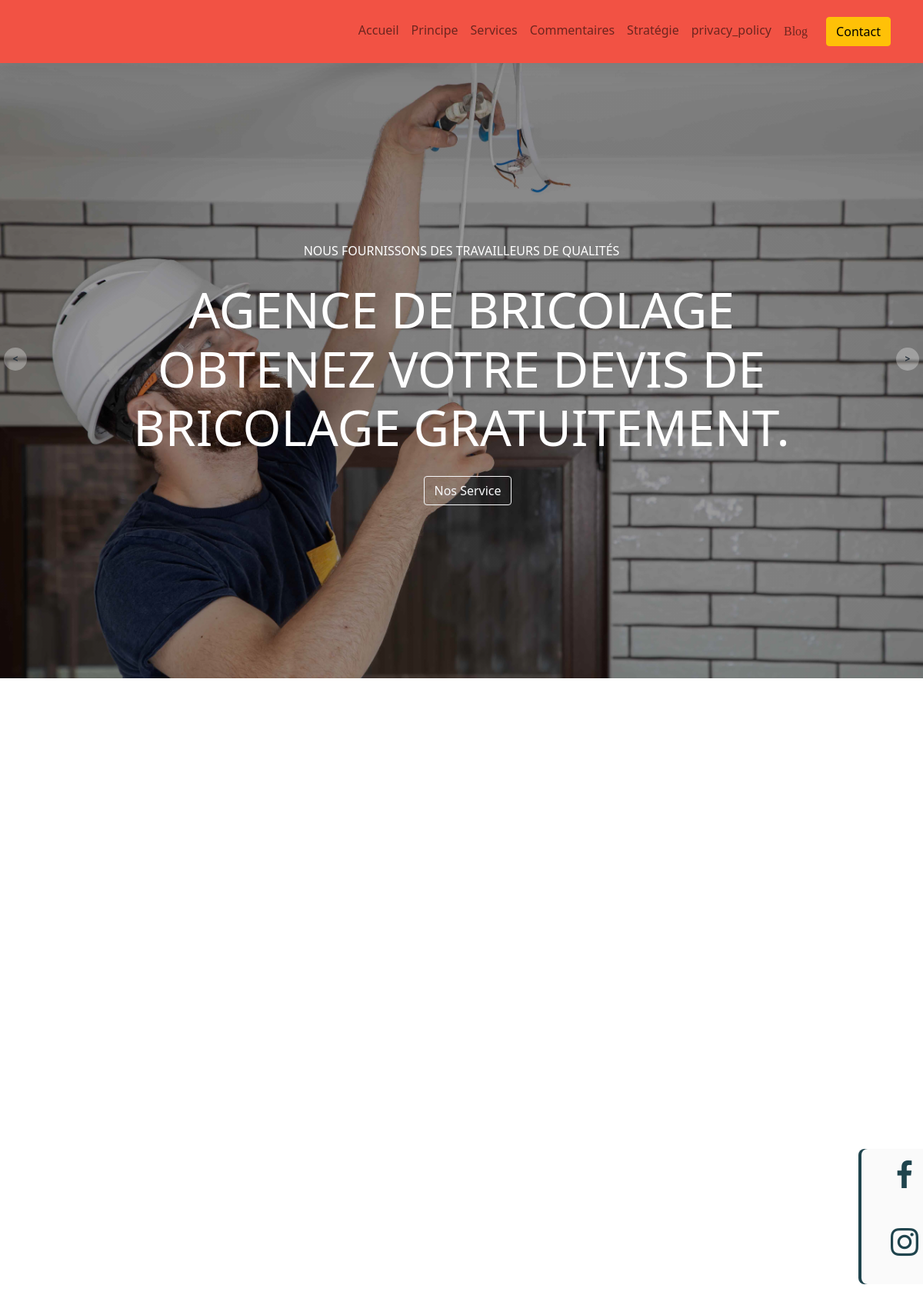
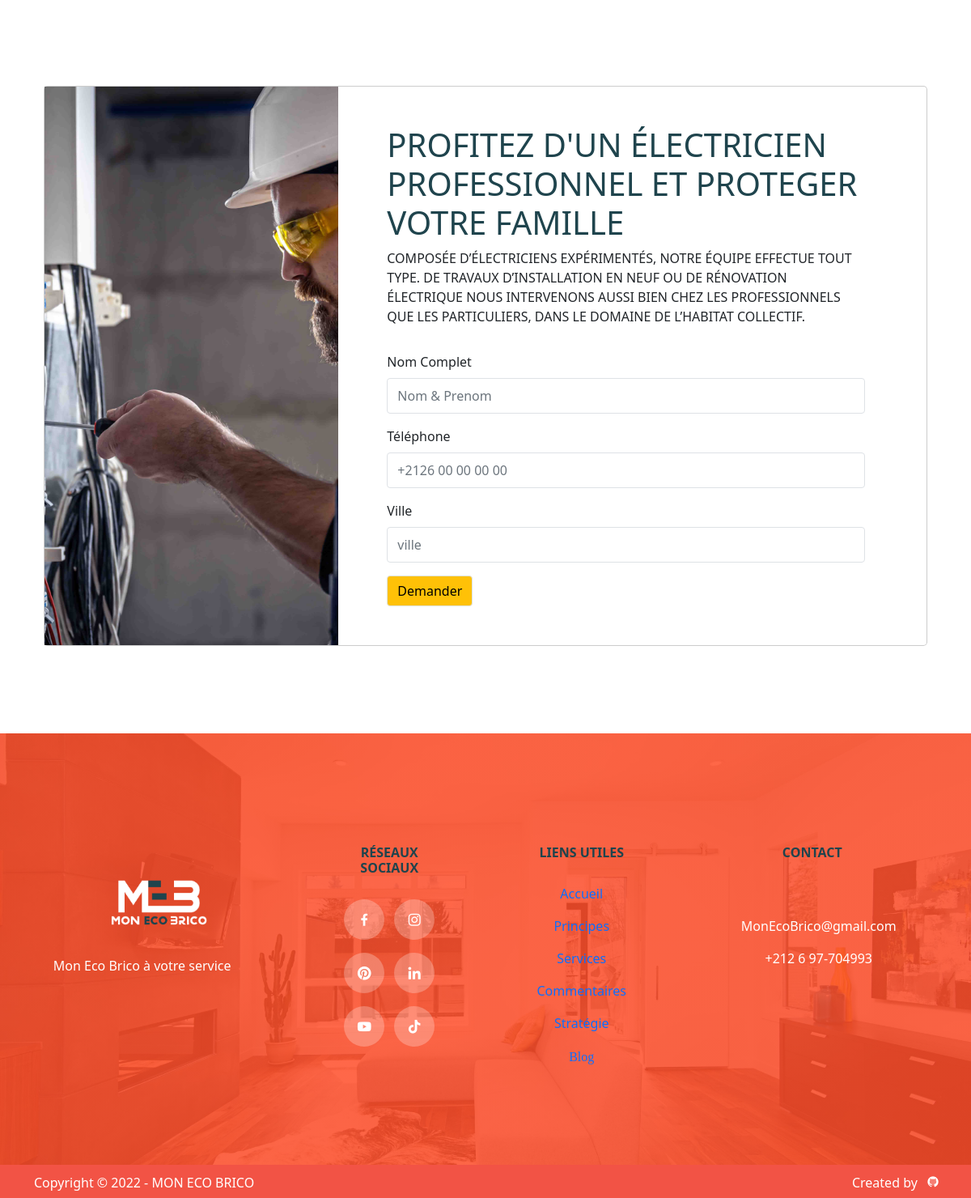
Screenshot of /service/Electricien/ with the database file from the repository (2 pictures, top to bottom).
### App/models.py (models this page shows, shortened)
class Metiers(models.Model):
    metiers_id = models.IntegerField()
    metiers_name = models.CharField(max_length=255)
    slug = models.SlugField(max_length=255, unique=True, null=True)
    metiers_description = models.TextField()
    metiers_image = models.ImageField(upload_to='images/%y/%m/%d',
                                      verbose_name='images', default="images/22/11/24/images.png")
    metiers_image2 = models.ImageField(upload_to='images2/%y/%m/%d',
                                       verbose_name='images2', default="images2/22/11/24/images2.png")
    Created = models.DateTimeField(default=datetime.now)
    metiers_detaille = models.TextField()

### App/views.py (the view, shortened to what this page needs)
# urls.py: path('service/<slug:slug>/', views.ServiceDetail, name="service"),
def ServiceDetail(request, slug):
    metier = Metiers.objects.get(slug=slug)
    args = {'metier': metier}
    return render(request, 'MonEcoBrico/service.html', args)

### templates/MonEcoBrico/service.html (shortened to what this page needs)
{% extends 'base.html' %}
{% load static %}
{% block content %}
<div class="container">
  <section id="about">
    <div class="container">
    <div  tabindex="-1" aria-labelledby="exampleModalLabel" aria-hidden="false">
    <div class="modal-dialog modal-dialog-centered modal-xl">
        <div class="modal-content">
            <div class="modal-body p-0">
                <div class="container-fluid">
                    <div class="row gy-4">
                        <div class="col-lg-4 col-sm-12 bg-cover"style="background-image: url('{{metier.metiers_image.url}}'); min-height:300px;">
                        </div>
                        <div class="col-lg-8">
                            <form  action="" method="POST" class="p-lg-5 col-12 row g-3">
                                <div>
                                <h1>{{metier.metiers_description}}</h1>
                                <p>{{metier.metiers_detaille}}</p>
                                </div>
                                <div class="col-lg-12">
                                    <label for="userName" class="form-label">Nom Complet</label>
                                    <input type="text" name="nom" class="form-control border" placeholder="Nom & Prenom" id="userName"
                                        aria-describedby="emailHelp">
                                </div>
                                <div class="col-12">
                                    <label for="Téléphone" class="form-label">Téléphone</label>
                                    <input type="text" name="tele" class="form-control border" placeholder="+2126 00 00 00 00" id="Téléphone" >
                                </div>
                                <div class="col-12">
                                    <label for="ville" class="form-label">Ville</label>
                                    <input type="text" name="ville" class="form-control border" placeholder="ville" id="ville" >
                                </div>
                                <div class="col-12">
                                    <button type="submit" class="btn btn-warning border">Demander</button>
                                </div>
                            </form>
                        </div>
                    </div>
                </div>
            </div>
        </div>
    </div>
  </div>
  </div>
  </section>
</div>
{% endblock content %}

### templates/base.html (shortened to what this page needs)
{% load static %}
<!DOCTYPE html>
<html lang="en">
<head>
    <link rel="stylesheet" href="https://cdnjs.cloudflare.com/ajax/libs/OwlCarousel2/2.3.4/assets/owl.carousel.min.css">
    <link href='https://unpkg.com/boxicons@2.1.1/css/boxicons.min.css' rel='stylesheet'>
    <link href="{% static 'css/style.css' %}" rel="stylesheet">
    <link href="{% static 'css/bootstrap.min.css' %}" rel="stylesheet">
    <link href="{% static 'css/owl.carousel.min.css' %}" rel="stylesheet">
    <link href="{% static 'css/owl.theme.default.min.css' %}" rel="stylesheet">
</head>
<body>
  {% include 'parts/navbar.html' %}
    {% block content %}
    {% endblock  %}
  {% include 'parts/footer.html' %}
</body>
</html>

### templates/parts/navbar.html (shortened to what this page needs)
{% load static %}
<aside class="_social-links">
	<ul class="_links-list">
		<li class="_social-link"><a href="https://www.facebook.com/monecobrico" target="_blank"><i class='bx bxl-facebook'></i></a></li>
		<li class="_social-link"><a href="https://instagram.com/decoration._.2022?igshid=YmMyMTA2M2Y=" target="_blank"><i class='bx bxl-instagram'></i></a></li>
	</ul>
</aside>
    <nav style="background-color:#F25244;height:82px;" class="navbar navbar-expand-lg navbar-light sticky-top">
        <div class="container">
            <a href="index.php" style="margin-right: 0px;">
            <video  width="130px" style="position: sticky;" autoplay loop muted>
                <source src="{% static 'img/LogoV.mp4' %}" type="video/mp4">
            </video>
            </a>
            <div class="collapse navbar-collapse" id="navbarNav">
                <ul class="navbar-nav ms-auto">
                    <li class="nav-item">
                        <a class="nav-link" href="{% url 'index' %}">Accueil</a>
                    </li>
                    <li class="nav-item">
                        <a class="nav-link" href="{% url 'index' %}">Principe</a>
                    </li>
                    <li class="nav-item">
                        <a class="nav-link" href="#services">Services</a>
                    </li>
                    <li class="nav-item">
                        <a class="nav-link" href="#reviews">Commentaires</a>
                    </li>
                    <li class="nav-item">
                        <a class="nav-link" href="#milestone2">Stratégie</a>
                    </li>
                    <li class="nav-item">
                        <a class="nav-link" href="privacy_policy.html">privacy_policy</a>
                    </li>
                    <li class="nav-item">
                        <a style="font-family: 'Mansalva', cursive;font-weight: lighter;line-height: 1.7;" class="nav-link" id="FontBlog" href="#blog">Blog</a>
                    </li>
                </ul>
                <a href="{% url 'contact' %}" class="btn btn-warning ms-lg-3">Contact</a>
            </div>
        </div>
    </nav>
    <div class="owl-carousel owl-theme hero-slider" id="home" >
        <div class="slide slide1">
            <div class="container">
                <div class="row">
                    <div class="col-12 text-center text-white">
                        <h6 class="text-white text-uppercase" > Nous fournissons des travailleurs de qualités </h6>
                        <h1 class="display-3 my-4">Agence de bricolage<br />Obtenez votre devis de bricolage gratuitement.</h1>
                        <a  href="#services" class="btn btn-outline-light ms-3">Nos Service</a>
                    </div>
                </div>
            </div>
        </div>
    </div>
    <div id="principe" class="text-center mt-4">
            <video width="100%"  autoplay loop muted>
                <source src="{% static 'img/vediobanner.mp4' %}" type="video/mp4">
            </video>
    </div>
    <div id="particles-js"> </div>

### templates/parts/footer.html (shortened to what this page needs)
{% load static %}
<footer class="text-center text-lg-start bg-white text-muted">
    <section>
      <div class="container text-center text-md-start mt-5">
        <div class="row mt-3">
          <div class="col-md-3 col-lg-4 col-xl-3 mx-auto mb-4">
            <a href="#home"><img src="{% static 'img/logo.png' %}" alt=""></a>
            <p>
              Mon Eco Brico à votre service
            </p>
          </div>
          <div class="col-md-2 col-lg-2 col-xl-2 mx-auto mb-4">
            <h6 class="text-uppercase fw-bold mb-4 text-center">
            Réseaux sociaux
            </h6>
            <div class="social-icons text-center mb-3">
              <a href="https://www.facebook.com/monecobrico"><i class='bx bxl-facebook'></i></a>
              <a href="https://instagram.com/decoration._.2022?igshid=YmMyMTA2M2Y="><i class='bx bxl-instagram'></i></a>
            </div>
            <div class="social-icons text-center mb-3">
              <a href="https://www.pinterest.com/monecobrico/"><i class='bx bxl-pinterest'></i></a>
              <a href="https://www.linkedin.com/in/mon-eco-brico-a5a805254/"><i class='bx bxl-linkedin'></i></a>
            </div>
            <div class="social-icons text-center mb-3">
              <a href="https://www.youtube.com/channel/UCSB7JUUlvWfWlL7ID2kgTMQ/featured"><i class='bx bxl-youtube'></i></a>
              <a href="https://www.tiktok.com/@monecobrico?lang=fr"><i class='bx bxl-tiktok'></i></a>
            </div>
          </div>
          <div class="col-md-3 col-lg-2 col-xl-2 mx-auto mb-4 text-center">
            <h6 class="text-uppercase fw-bold mb-4">
            LIENS UTILES
            </h6>
            <p>
              <a href="{% url 'index' %}" class="text-decoration-none">Accueil</a>
            </p>
            <p>
              <a class="text-decoration-none" href="#principes">Principes</a>
            </p>
            <p>
              <a class="text-decoration-none" href="#services">Services</a>
            </p>
            <p>
              <a class="text-decoration-none" href="#reviews">Commentaires</a>
            </p>
            <p>
              <a class="text-decoration-none" href="#milestone2">Stratégie</a>
            </p>
            <p>
              <a style="font-family: 'Mansalva', cursive;font-weight: lighter;line-height: 1.7;" class="text-decoration-none" id="FontBlog" href="#blog">Blog</a>
            </p>
          </div>
          <div class="col-md-4 col-lg-3 col-xl-3 mx-auto mb-md-0 mb-4 text-center">
              <h6 class="text-uppercase fw-bold mb-4">Contact</h6>
              <p>   </p>
              <p>MonEcoBrico@gmail.com</p>
              <p>  +212 6 97-704993</p>
          </div>
      </div>
    </section>
  </footer>
  <div class="buttom-nav">
          <div class="container">
              <div class="row justify-content-between">
                  <div class="col-auto">
                      <p style="font-weight: lighter;">  Copyright © 2022  - MON ECO BRICO </p>
                  </div>
                  <div class="col-auto social-icons">
                  <div class="col-auto social-icons text-center">
                      <p style="font-weight: lighter;">Created by</p>
                      <a href="https://github.com/Akarid-abde"><i class='bx bxl-github'></i></a>
                  </div>
                  </div>
              </div>
          </div>
  </div>

### MonEcoBrico/static/css/style.css (style rules this page uses)
:root { --brand: #f25345; --dark: #1F444D; --body: #000; --border: rgba(0,0,0,0.08); --shadow: 0px 6px 30px rgba(0, 0, 0, 0.08); }
body { font-family: 'Montserrat', sans-serif; color: var(--body); font-weight: bold; line-height: 1.7; }
h1,h2,h3,h4,h5,h6, .display-1,.display-2,.display-3,.display-4 { font-weight: 700; color: var(--dark); }
.bg-cover { background-size: cover; background-position: center; background-repeat: no-repeat; }
img { width: 100%; }
a { color: white; transition: all 0.4s ease; font-weight: 500; }
section { padding-top: 80px; padding-bottom: 80px; }
.slide { min-height: 100vh; display: flex; align-items: center; justify-content: center; position: relative; }
.slide1 { background: linear-gradient(rgba(0, 0, 0, 0.4), rgba(0, 0, 0, 0.4)), url(../img/slider1.jpg); background-size: cover; background-position: center; background-repeat: no-repeat; }
.slide .display-3 { text-transform: uppercase; color: #fff; }
.buttom-nav { background-color: var(--brand); color: #fff; padding-top: 10px; padding-bottom: 5px; }
.text-uppercase { padding: 5px; margin: 5px; }
.buttom-nav p { display: inline-block; margin-bottom: 0; margin-right: 10px; }
.buttom-nav span, .buttom-nav i { vertical-align: middle; }
.navbar { box-shadow: var(--shadow); }
.social-icons a { width: 10px; height: 10px; display: inline-flex; color: #fff; background-color: rgba(255, 255, 255, 0.25); text-decoration: none; align-items: center; justify-content: center; border-radius: 100px; }
.navbar .navbar-nav .nav-link { color: white; }
#navbarNav { text-align: center; }
.btn { background-color: var(--dark); }
footer { background: linear-gradient(0deg,rgba(255, 77, 41, 0.85), rgba(255, 77, 41, 0.85)), url(../img/metier1.jpg), #F25244; background-size: cover; background-position: center; background-repeat: no-repeat; }
footer p { color: #fff; }
footer .social-icons a { width: 50px; height: 50px; font-size: 20px; margin-left: 4px; margin-right: 4px; }
input.form-control { border-color: transparent; height: 44px; }
.form-control { background-color: rgba(0, 0, 0, 0.04); border-color: rgba(0, 0, 0, 0.04);; }
:root { --bgcolor: rgb(2, 0, 36); }
._social-links { width: 80px; position: fixed; right: 0; top: 50%; transform: translatey(-50%); background: #fafafa; border-radius: 0.5em 0 0 0.5em; box-shadow: -4px 0px 0px var(--dark); transition: all 300ms ease; }
._links-list { list-style: none; display: flex; flex-direction: column; gap: 1em; }
._social-link a { text-align: center; color: var(--dark); font-size: 3rem; transition: all 200ms ease; }
#particles-js { width: 100%; height: 170px; background: #ffffff; }

### rows the page displays
Metiers: metiers_image (picture), metiers_description "PROFITEZ D'UN ÉLECTRICIEN PROFESSIONNEL ET PROTEGER VOTRE FAMILLE", metiers_detaille "COMPOSÉE D’ÉLECTRICIENS EXPÉRIMENTÉS, NOTRE ÉQUIPE EFFECTUE TOUT TYPE. DE TRAVAUX D’INSTALLATION EN NEUF OU DE RÉNOVATION ÉLECTRIQUE NOUS INTERVENONS AUSSI BIEN CHEZ LES PROFESSIONNELS QUE LES PARTICULIERS, DANS LE DOMAINE DE L’HABITAT COLLECTIF."
